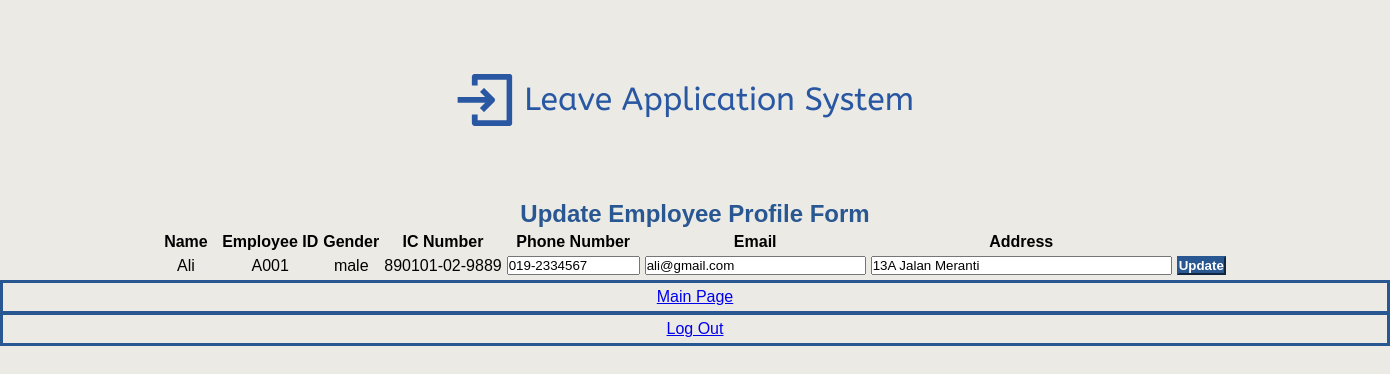
The page /update_form.php?empID=A001 (signed in) on the database its author committed.
### tables this page shows
CREATE TABLE `empprofile` (
  `empName` varchar(25) DEFAULT NULL,
  `empID` varchar(5) NOT NULL,
  `gender` varchar(10) DEFAULT NULL,
  `noIC` varchar(15) DEFAULT NULL,
  `phoneNO` varchar(14) DEFAULT NULL,
  `email` varchar(25) DEFAULT NULL,
  `address` varchar(35) DEFAULT NULL
);

### update_form.php (the view, shortened to what this page needs)
<html>
	<head>
		<link rel="stylesheet" href="layout.css">
	<head>
	<body>
	<div class = header>
            <img src ="header.png" />
            <h2>Update Employee Profile Form</h2>
        </div>
		<div id="upd">
		<?php
			$empID = $_GET['empID'];
			require ("config.php");
			$sql="SELECT * FROM empProfile WHERE empID='$empID'";
			$result = mysqli_query($conn, $sql);
			$rows=mysqli_fetch_assoc($result);
		?>
		<form name="updateprofile" method="post" action="update_profile.php" onSubmit="return(validate());">
		<table border="0" cellspacing="5" cellpadding="0">
		<tr>
		<td align="center"><strong>Name</strong></td>
		<td align="center">&nbsp;</td>
		<td align="center"><strong>Employee ID</strong></td>
		<td align="center"><strong>Gender</strong></td>
		<td align="center"><strong>IC Number</strong></td>
		<td align="center"><strong>Phone Number</strong></td>
		<td align="center"><strong>Email</strong></td>
		<td align="center"><strong>Address</strong></td>
		</tr>
		<tr>
		<td align="center"><?php echo $rows['empName']; ?></td>
		<td align="center"><input name="empID" type="hidden" id="empID" value="<?php echo $rows['empID']; ?>"></td>
		<td align="center"><?php echo $rows['empID']; ?></td>
		<td align="center"><?php echo $rows['gender']; ?></td>
		<td align="center"><?php echo $rows['noIC']; ?></td>
		<td align="center"><input type="text" name="phoneNO" size="14" value = "<?php echo $rows['phoneNO']; ?>"></td>
		<td align="center"><input type="text" name="email" size="25" value = "<?php echo $rows['email']; ?>"></td>
		<td align="center"><input type="text" name="address" size="35" value = "<?php echo $rows['address']; ?>"></td>
		<td align="center"><input class = "updatebtn" type="submit" name="Submit" value="Update"></td>
		</tr>
		</table>
		</form>
		</div>
		<div id="btn">
		<div id="mainhp"><a href="main.php?empID=<?php echo $rows['empID']; ?>">Main Page</a></div>
		<div id="logouthp"><a href="logout.php">Log Out</a></div>
		</div>
	</body>
</html>

### layout.css (style rules this page uses)
* { margin: 0; padding: 0; box-sizing: border-box; font-family:sans-serif; }
body { background-color: #ebeae5; }
#btn { background-color: #ebeae5; border: solid 1.5px #295792; }
#mainhp, #logouthp { background-color: #ebeae5; border: solid 2px #295792; padding: 5px; text-align: center; font-family:sans-serif; color: #295792; text-decoration: none; }
.header { background-color: #ebeae5; }
img { margin: 0px 390px; }
.updatebtn { background-color: #295792; width: auto; height:15%; color: #fff; font-weight: bold; border-color: #295792; }
h2 { color: #295792; text-align: center; }
table { margin: auto; }

### rows shown on the page
empprofile: empName "Ali", empID "A001", gender "male", noIC "890101-02-9889", phoneNO "019-2334567", email "ali@gmail.com", address "13A Jalan Meranti"
